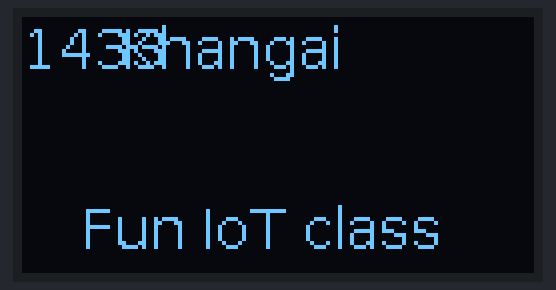
The program below on a simulated Raspberry Pi (BCM pin numbers). Shown: 128×64 one-colour display. At 0.1 s the program stops and its outputs stay as they are.

Above: at 0.2 s.

The program:

OLED.py
```python
import board
import digitalio
from PIL import Image, ImageDraw, ImageFont
import adafruit_ssd1306

# Setting some variables for our reset pin etc.
RESET_PIN = digitalio.DigitalInOut(board.D4)

# Very important... This lets py-gaugette 'know' what pins to use in order to reset the display
i2c = board.I2C()
oled = adafruit_ssd1306.SSD1306_I2C(128, 64, i2c, addr=0x3c, reset=RESET_PIN)

# Clear display.
oled.fill(0)
oled.show()

# Create blank image for drawing.
image = Image.new("1", (oled.width, oled.height))
draw = ImageDraw.Draw(image)

# Load a font in 2 different sizes.
font = ImageFont.truetype("/usr/share/fonts/truetype/dejavu/DejaVuSans.ttf", 28)
font2 = ImageFont.truetype("/usr/share/fonts/truetype/dejavu/DejaVuSans.ttf", 14)

# Draw the text
draw.text((0, 0), "1433", font=font2, fill=255)
draw.text((25, 0), "Khangai", font=font2, fill=255)
draw.text((15, 45), "Fun IoT class", font=font2, fill=255)

# Display image
oled.image(image)
oled.show()
```
